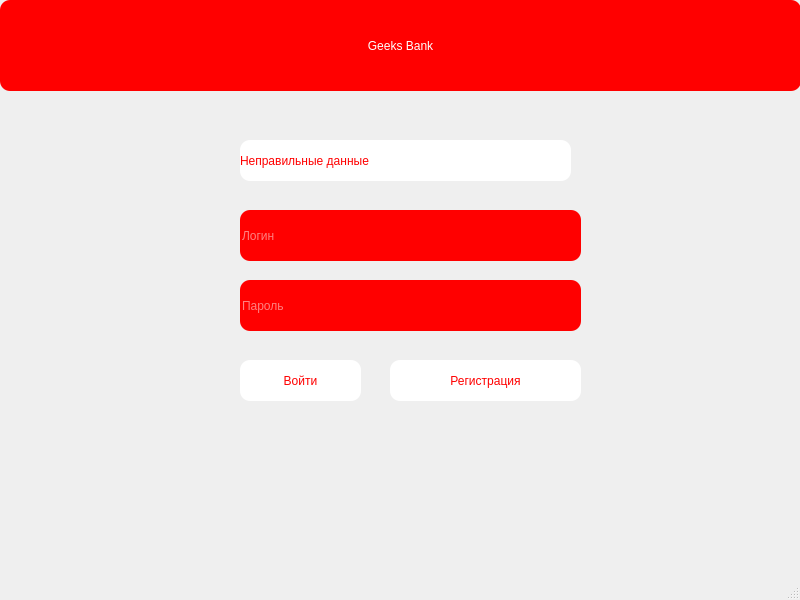
<?xml version="1.0" encoding="UTF-8"?>
<ui version="4.0">
 <class>MainWindow</class>
 <widget class="QMainWindow" name="MainWindow">
  <property name="geometry">
   <rect>
    <x>0</x>
    <y>0</y>
    <width>800</width>
    <height>600</height>
   </rect>
  </property>
  <property name="windowTitle">
   <string>Geeks Bank</string>
  </property>
  <widget class="QWidget" name="centralwidget">
   <widget class="QLabel" name="label">
    <property name="geometry">
     <rect>
      <x>0</x>
      <y>0</y>
      <width>801</width>
      <height>91</height>
     </rect>
    </property>
    <property name="styleSheet">
     <string notr="true">font: 17pt &quot;Yu Gothic UI Semibold&quot;;
color: white;
background-color: red;
border-radius: 10px;</string>
    </property>
    <property name="text">
     <string>Geeks Bank</string>
    </property>
    <property name="alignment">
     <set>Qt::AlignCenter</set>
    </property>
   </widget>
   <widget class="QLineEdit" name="login">
    <property name="geometry">
     <rect>
      <x>240</x>
      <y>210</y>
      <width>341</width>
      <height>51</height>
     </rect>
    </property>
    <property name="styleSheet">
     <string notr="true">font: 17pt &quot;Yu Gothic UI Semibold&quot;;
color: white;
background-color: red;
border-radius: 10px;</string>
    </property>
    <property name="placeholderText">
     <string>Логин</string>
    </property>
   </widget>
   <widget class="QLineEdit" name="password">
    <property name="geometry">
     <rect>
      <x>240</x>
      <y>280</y>
      <width>341</width>
      <height>51</height>
     </rect>
    </property>
    <property name="styleSheet">
     <string notr="true">font: 17pt &quot;Yu Gothic UI Semibold&quot;;
color: white;
background-color: red;
border-radius: 10px;</string>
    </property>
    <property name="placeholderText">
     <string>Пароль</string>
    </property>
   </widget>
   <widget class="QPushButton" name="signin">
    <property name="geometry">
     <rect>
      <x>240</x>
      <y>360</y>
      <width>121</width>
      <height>41</height>
     </rect>
    </property>
    <property name="styleSheet">
     <string notr="true">font: 17pt &quot;Yu Gothic UI Semibold&quot;;
color: red;
background-color: white;
border-radius: 10px;</string>
    </property>
    <property name="text">
     <string>Войти</string>
    </property>
   </widget>
   <widget class="QPushButton" name="signup">
    <property name="geometry">
     <rect>
      <x>390</x>
      <y>360</y>
      <width>191</width>
      <height>41</height>
     </rect>
    </property>
    <property name="styleSheet">
     <string notr="true">font: 17pt &quot;Yu Gothic UI Semibold&quot;;
color: red;
background-color: white;
border-radius: 10px;</string>
    </property>
    <property name="text">
     <string>Регистрация</string>
    </property>
   </widget>
   <widget class="QLabel" name="error">
    <property name="geometry">
     <rect>
      <x>240</x>
      <y>140</y>
      <width>331</width>
      <height>41</height>
     </rect>
    </property>
    <property name="styleSheet">
     <string notr="true">font: 17pt &quot;Yu Gothic UI Semibold&quot;;
color: red;
background-color: white;
border-radius: 10px;</string>
    </property>
    <property name="text">
     <string>Неправильные данные</string>
    </property>
   </widget>
  </widget>
  <widget class="QMenuBar" name="menubar">
   <property name="geometry">
    <rect>
     <x>0</x>
     <y>0</y>
     <width>800</width>
     <height>22</height>
    </rect>
   </property>
  </widget>
  <widget class="QStatusBar" name="statusbar"/>
 </widget>
 <resources/>
 <connections/>
</ui>
